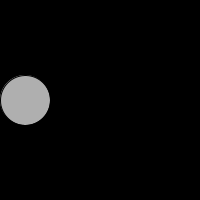
Frame 1 (no input)
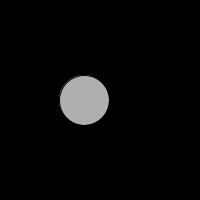
Frame 60 (the mouse pressed at the canvas centre just before this capture)
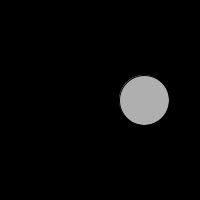
Frame 120 (the mouse held since frame 60 and released just before this capture)

The Processing sketch that drew these frames (run headless with seeded random() and noise(); from frame 60 on, the mouse is pressed at the canvas centre):

// Processing sketch: exo13_4
// ── exo13_4.pde
Balle balon;

void setup() {
  size(200, 200);
  balon = new Balle();
}

void draw() {
  background(0);
  balon.dessiner(); // 1.
  balon.bouger();   // 2.
  balon.rebondir(); // 3.
}

// ── Balle.pde
class Balle {
    int r;
    int x;   
    int y;   
    int v;

    Balle() {
        r = 25;
        x = r;
        y = height / 2;
        v = 1;
    }
    // Fonction qui affiche une balle.
    void dessiner() {
        ellipseMode(RADIUS);
        stroke(0);
        fill(175);
        ellipse(x, y, r, r);    
    }

    // Fonction qui bouge la balle.
    void bouger() {
        x += v;    
    }

    // Fonction qui fait rebondir la balle.
    void rebondir() {
        if (x < r || x > width - r) {
            v = -v;
        }    
    }
}
